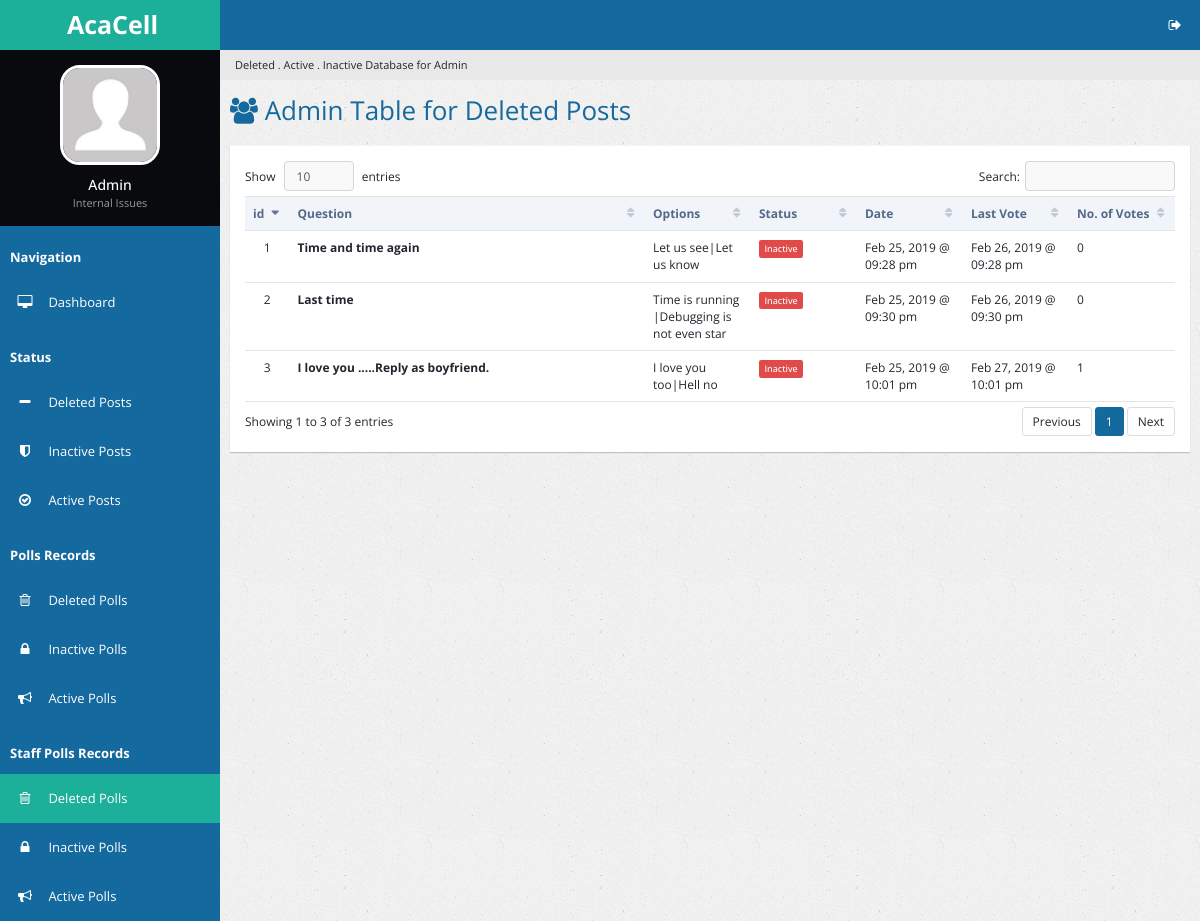
Page /staffdelpolls.php (signed in) on the earlier database version.
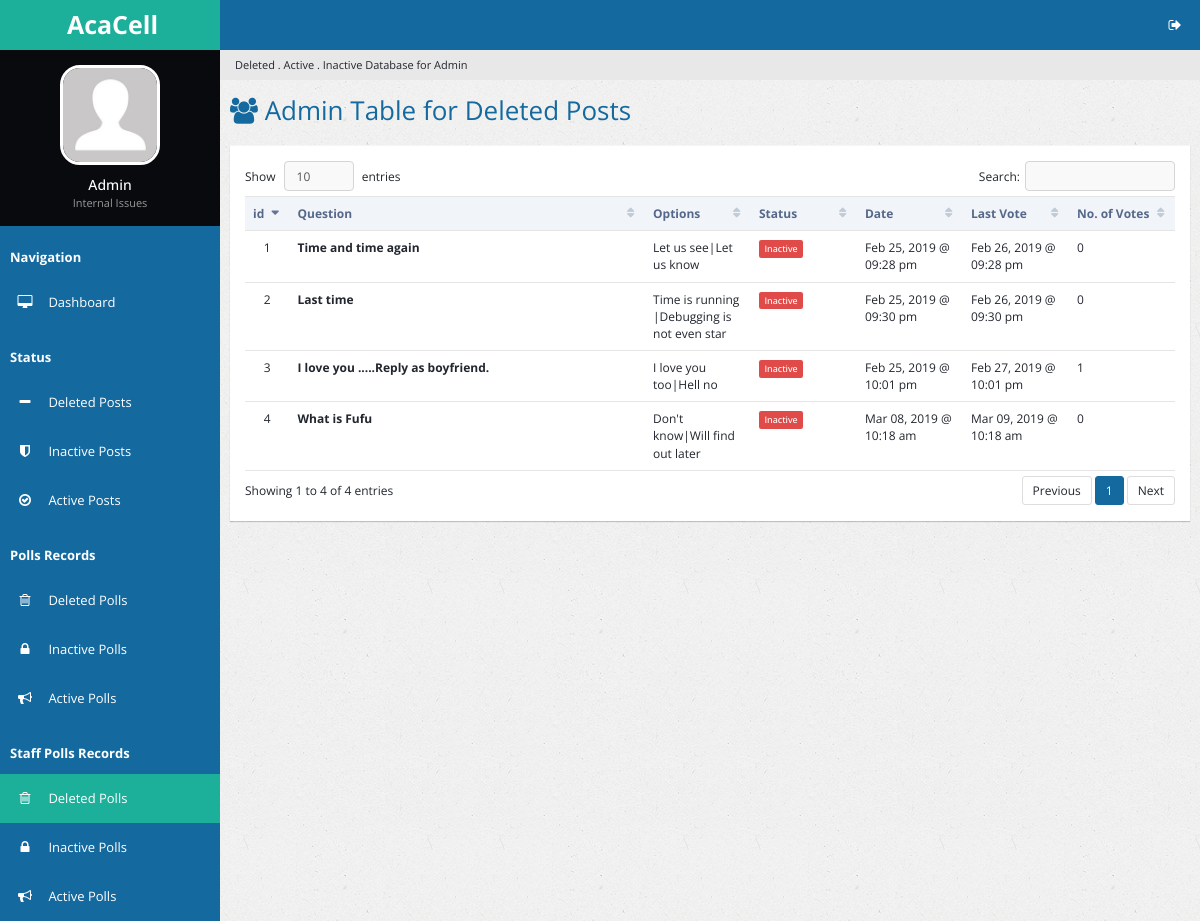
Same page on the later database version.
### tables this page shows
CREATE TABLE `del_poll` (
  `del_p_id` int(11) NOT NULL,
  `p_id` int(11) NOT NULL,
  `p_question` text NOT NULL,
  `date_created` double NOT NULL,
  `p_options` varchar(250) NOT NULL,
  `p_votes` varchar(250) NOT NULL,
  `p_number_options` tinyint(4) NOT NULL,
  `date_stop_display` double NOT NULL,
  `p_voters` int(11) NOT NULL,
  `p_last_vote_date` double NOT NULL,
  `u_id` int(11) NOT NULL DEFAULT '0',
  `u_fname` varchar(128) NOT NULL DEFAULT 'HUMAN RESOURCE DIVISION'
);

### staffdelpolls.php (the view, shortened to what the changed rows need)
<?php
    include 'handlers/dbcon.php';
  if (isset($_SESSION['loggedin']) && isset($_SESSION['adminpanel'])) {
?>
<!DOCTYPE html>
<html lang="en">
<head>
        <link rel="stylesheet" type="text/css" id="theme" href="css/theme-default.css"/>
    </head>
    <body>
        <div class="page-container">
            <div class="page-sidebar">
                <ul class="x-navigation">
                    <li class="xn-logo">
                        <a href="table-export.php"><b>AcaCell</b></a>
                    </li>
                    <li class="xn-profile">
                        <div class="profile">
                            <div class="profile-image">
                                <img src="assets/images/users/avatar.jpg" alt="John Doe"/>
                            </div>
                            <div class="profile-data">
                                <div class="profile-data-name">Admin</div>
                                <div class="profile-data-title">Internal Issues</div>
                            </div>
                        </div>
                    </li>
                   <li class="xn-title"><b>Navigation</b></li>
                    <li>
                        <a href="admin.php"><span class="fa fa-desktop" style="color: white;"></span> <span class="xn-text" style="color: white;">Dashboard</span></a>
                    </li>
                    <li class="xn-title"><b>Status</b></li>
                    <li>
                        <a href="delposts.php"><span class="fa fa-minus" style="color: white;"></span> <span class="xn-text" style="color: white;">Deleted Posts</span></a>
                    </li>
                    <li>
                        <a href="inactposts.php"><span class="fa fa-shield" style="color: white;"></span> <span class="xn-text" style="color: white;">Inactive Posts</span></a>
                    </li>
                    <li>
                        <a href="actposts.php"><span class="fa fa-check-circle-o" style="color: white;"></span> <span class="xn-text" style="color: white;">Active Posts</span></a>
                    </li>
                    <li class="xn-title"><b>Polls Records</b></li>
                    <li>
                       <a href="delpolls.php"><span class="fa fa-trash-o" style="color: white;"></span> <span class="xn-text" style="color: white;">Deleted Polls</span></a>
                   </li>
                    <li>
                       <a href="inactpolls.php"><span class="fa fa-lock" style="color: white;"></span> <span class="xn-text" style="color: white;">Inactive Polls</span></a>
                   </li>
                   <li>
                       <a href="actpolls.php"><span class="fa fa-bullhorn" style="color: white;"></span> <span class="xn-text" style="color: white;">Active Polls</span></a>
                   </li>
                   <li class="xn-title"><b>Staff Polls Records</b></li>
                     <li  class="active">
                        <a href="staffdelpolls.php"><span class="fa fa-trash-o" style="color: white;"></span> <span class="xn-text" style="color: white;">Deleted Polls</span></a>
                    </li>
                     <li>
                        <a href="staffinactpolls.php"><span class="fa fa-lock" style="color: white;"></span> <span class="xn-text" style="color: white;">Inactive Polls</span></a>
                    </li>
                    <li>
                        <a href="staffactpolls.php"><span class="fa fa-bullhorn" style="color: white;"></span> <span class="xn-text" style="color: white;">Active Polls</span></a>
                    </li>
                  </ul>
            </div>
            <div class="page-content">
                <ul class="x-navigation x-navigation-horizontal x-navigation-panel">
                    <li class="xn-icon-button pull-right">
                        <a href="#" class="mb-control" data-box="#mb-signout"><span class="fa fa-sign-out"></span></a>
                    </li>
                </ul>
                    <ul class="breadcrumb">
                    <li class="active">Deleted . Active . Inactive Database for Admin</li>
                </ul>
                <div class="page-title">
                    <h2><span class="fa fa-users"></span> Admin Table for Deleted Posts</h2>
                </div>
                <div class="page-content-wrap">
                    <div class="row">
                        <div class="col-md-12">
                            <div class="panel panel-default">
                                <div class="panel-body">
                                    <table id="customers2" class="table datatable">
                                        <thead>
                                          <tr>
                                              <th width="50">id</th>
                                              <th width="300">Question</th>
                                              <th width="100">Options</th>
                                              <th width="100">Status</th>
                                              <th width="100">Date</th>
                                              <th width="100">Last Vote</th>
                                              <th width="100">No. of Votes</th>
                                          </tr>
                                        </thead>
                                        <tbody>
                                          <?php
                                            $sql_delpolldisplay = "SELECT * FROM del_poll WHERE u_id = 0";
                                            $success_delpolldisplay = mysqli_query($link, $sql_delpolldisplay);
                                            $cur_time = time();
                                            if ($success_delpolldisplay->num_rows > 0) {
                                              $i = 1;
                                              while($rows = $success_delpolldisplay->fetch_assoc()){
                                          ?>
                                                <tr id="trow<?php echo $rows['del_p_id']; ?>">
                                                  <td class="text-center"> <?php echo $i; ?> </td>
                                                  <td><strong><?php echo $rows['p_question']; ?></strong></td>
                                                  <td><?php echo $rows['p_options']; ?></td>
                                                  <td><?php
                                                    if ($cur_time < $rows['date_stop_display']) {
                                                      echo "<span class='label label-success'>Active</span>";
                                                    }
                                                    elseif ($cur_time > $rows['date_stop_display']){
                                                      echo "<span class='label label-danger'>Inactive</span>";
                                                    } ?>
                                                    </td>
                                                    <td><?php echo date("M d, Y @ h:i a", $rows['date_created']); ?></td>
                                                    <td><?php echo date("M d, Y @ h:i a", $rows['date_stop_display']); ?></td>
                                                    <td><?php echo $rows['p_voters']; ?></td>
                                                </tr>
                                          <?php
                                                $i++;
                                                }
                                              }
                                          ?>
                                            </tbody>
                                    </table>
                                </div>
                            </div>
                        </div>
                    </div>
                </div>
            </div>
        </div>
    </body>
</html>
<?php
}else {
  header('location:admin.php');
}
 ?>

Differences in the rows shown:
added del_poll: p_question "What is Fufu", p_options "Don't know|Will find out later", shows "Inactive", date_created "Mar 08, 2019 @ 10:18 am", date_stop_display "Mar 09, 2019 @ 10:18 am", p_voters "0"
Other differences:
text written by a page script: "Show entries Search: Showing 1 to 3 of 3 entries Previous 1 Next" → "Show entries Search: Showing 1 to 4 of 4 entries Previous 1 Next"
